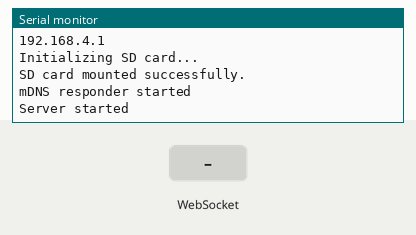
Recording of a sketch running on a simulated ESP32. On the bench: the last lines printed to the serial monitor. Inputs (shaded band) come from the test bench. Storage starts empty.

Above: at 1.2 s.
1.3 s: WebSocket text "1" received
At 2.3 s:
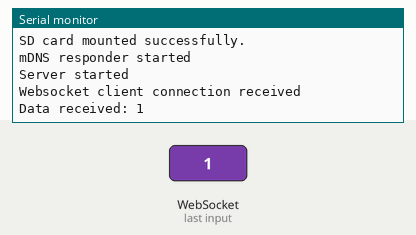
2.8 s: WebSocket text "0" received
At 3.4 s:
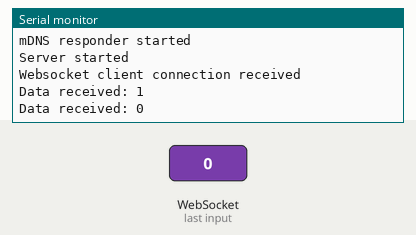
4.3 s: WebSocket text "2" received
At 5.8 s:
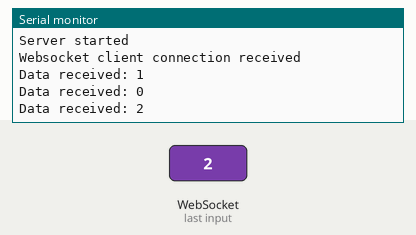

Measured:
- after the input at 1.3 s, the serial monitor: prints a new line at once (image 1)
- after the input at 2.8 s, the serial monitor: prints a new line at once (image 2)
- after the input at 4.3 s, the serial monitor: prints a new line at once (image 3)

The sketch:

sd-webserver.ino
```cpp
#include <WiFi.h>
#include <ESPAsyncWebServer.h>
#include <SD.h>
#include <ESPmDNS.h>

// SD card CS (Chip Select) pin
#define SD_CS_PIN 13

#define REASSIGN_PINS
int sck = 14;
int miso = 2;
int mosi = 11;


// ------------- GLOBALS ---------------- //
// Create AsyncWebServer object on port 80
AsyncWebServer server(80);
AsyncWebSocket ws("/chat");

// WiFi SSID
const char *ssid = "AVAlink";

// ------------- PROTOTYPES ---------------//

// web socket event handler
void onWsEvent(AsyncWebSocket * server, AsyncWebSocketClient * client, AwsEventType type, void * arg, uint8_t *data, size_t len);

// ---------------- MAIN -----------------//
void setup() {
  Serial.begin(115200);

  // Set up Wi-Fi (AP mode)
  Serial.println("Setting up Access Point with SSID: ");
  if (WiFi.softAP(ssid)) {
      Serial.println("Access Point setup complete");
  } else {
      Serial.println("Failed to set up Access Point");
  }

  Serial.println("Access Point IP address: ");
  Serial.println(WiFi.softAPIP());

  // Initialize the SD card
  Serial.println("Initializing SD card...");
  if (!SD.begin(SD_CS_PIN)) {
      Serial.println("Failed to mount SD card!");
      return;
  } else {
      Serial.println("SD card mounted successfully.");
  }

  // Serve files from the SD card
  server.serveStatic("/", SD, "/").setDefaultFile("index.html");

     // Set up mDNS responder:
    // - first argument is the domain name, in this example
    //   the fully-qualified domain name is "esp32.local"
    // - second argument is the IP address to advertise
    //   we send our IP address on the WiFi network
    if (!MDNS.begin("avalink")) {
      Serial.println("Error setting up MDNS responder!");
      while (1) {
        delay(1000);
      }
    }
    Serial.println("mDNS responder started");


    ws.onEvent(onWsEvent);
    server.addHandler(&ws);
    // Start the server
    server.begin();
    Serial.println("Server started");
    MDNS.addService("http", "tcp", 80);


}


void loop() {
    //nothing nothing nothing
}

// ------------------ DEFINITIONS ------------------ //
void onWsEvent(AsyncWebSocket * server, AsyncWebSocketClient * client, AwsEventType type, void * arg, uint8_t *data, size_t len){

  if(type == WS_EVT_CONNECT){

    Serial.println("Websocket client connection received");

  } else if(type == WS_EVT_DISCONNECT){

    Serial.println("Client disconnected");

  } else if(type == WS_EVT_DATA){

    ws.textAll(data, len);

    Serial.print("Data received: ");

    for(int i=0; i < len; i++) {
          Serial.print((char) data[i]);
    }

    Serial.println();
  }
}
```

WebSocket.cpp
```cpp

```
